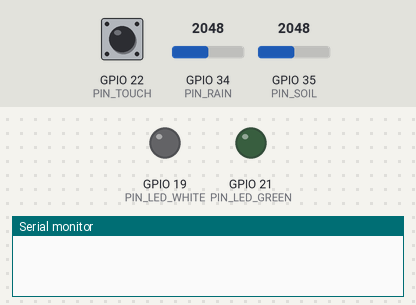
Bench run of a sketch on a simulated ESP32. Parts: output pins drawn as LEDs (lit = HIGH), the last lines printed to the serial monitor. Dashed ring = blinking. The test bench sets the inputs (shaded band); at power-on: GPIO 22 (PIN_TOUCH) LOW, GPIO 34 (PIN_RAIN) = 2048, GPIO 35 (PIN_SOIL) = 2048 (analog values on the 0–4095 scale).

Above: at 0.0 s.
At 2.0 s:
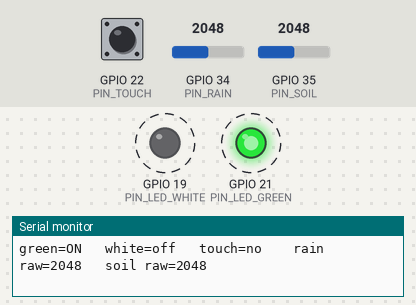
2.1 s: GPIO 22 (PIN_TOUCH) pulled HIGH for 1 s
5.3 s: GPIO 22 (PIN_TOUCH) pulled HIGH for 0.15 s
Timing chart, 0 to 14.5 s (numbered marks = the images above; inputs shaded):
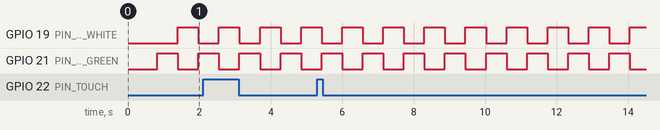

The sketch:

esp32_parts_test.ino
```cpp
/*
  Step 2 - test the parts, one subsystem at a time. No libraries, so this
  is guaranteed to compile (which also means it cannot be the DHT library
  that is breaking it).

  Tests: the two external LEDs, the touch pad, and both analog sensors.
  The DHT is deliberately NOT here - it needs a library, and we test that
  separately once everything else is proven.

  WIRE IT UP IN THIS ORDER, re-running after each step:

    Step A - LEDs only
        Green LED   D18 -> 220ohm -> LED long leg; short leg -> GND
        White LED   D19 -> 220ohm -> LED long leg; short leg -> GND
      Expect: they alternate, half a second each. If one never lights,
      that LED/resistor/row is the fault - swap the LED's legs first.

    Step B - add the touch pad
        Touch  VCC -> 3V3   GND -> GND   SIG -> D13
      Expect: the printed touch value flips to YES while you hold it.

    Step C - add rain and soil
        Rain   VCC -> 3V3   GND -> GND   AO -> D34
        Soil   VCC -> 3V3   GND -> GND   AO -> D35
      Expect: numbers that CHANGE when you wet the sensor. A value stuck
      near 0, or stuck near 4095, or drifting randomly with nothing
      touching it, means that pin is not actually connected.

  Serial Monitor: 115200 baud.
*/

#define PIN_LED_GREEN  21     // moved off D18 - suspect pin
#define PIN_LED_WHITE  19     // known working
#define PIN_TOUCH      22     // moved off D13 - suspect pin
#define PIN_RAIN       34
#define PIN_SOIL       35

bool phase = false;

int readAvg(int pin) {
  long sum = 0;
  for (int i = 0; i < 12; i++) { sum += analogRead(pin); delay(3); }
  return (int)(sum / 12);
}

void setup() {
  Serial.begin(115200);
  delay(800);

  pinMode(PIN_LED_GREEN, OUTPUT);
  pinMode(PIN_LED_WHITE, OUTPUT);
  pinMode(PIN_TOUCH, INPUT_PULLDOWN);   // unconnected now reads LOW, not random

  analogReadResolution(12);
  analogSetAttenuation(ADC_11db);

  Serial.println();
  Serial.println("PARTS TEST v2 (no libraries used)");
  Serial.println("  green LED -> D21   white LED -> D19");
  Serial.println("  touch SIG -> D22   rain -> D34   soil -> D35");
  Serial.println("Touch uses a pulldown now: with nothing wired it reads 'no'.");
  Serial.println("If it reads YES constantly, the module or its wiring is wrong.");
  Serial.println();
}

void loop() {
  // alternate the two LEDs so a dead one is obvious
  phase = !phase;
  digitalWrite(PIN_LED_GREEN, phase ? HIGH : LOW);
  digitalWrite(PIN_LED_WHITE, phase ? LOW  : HIGH);

  Serial.print("green=");
  Serial.print(phase ? "ON " : "off");
  Serial.print("  white=");
  Serial.print(phase ? "off" : "ON ");
  Serial.print("   touch=");
  Serial.print(digitalRead(PIN_TOUCH) ? "YES" : "no ");
  Serial.print("   rain raw=");
  Serial.print(readAvg(PIN_RAIN));
  Serial.print("   soil raw=");
  Serial.println(readAvg(PIN_SOIL));

  delay(500);
}
```

Measured:
- by itself, GPIO 19 (PIN_LED_WHITE), GPIO 21 (PIN_LED_GREEN): alternates HIGH for 0.58 s and LOW for 0.58 s
